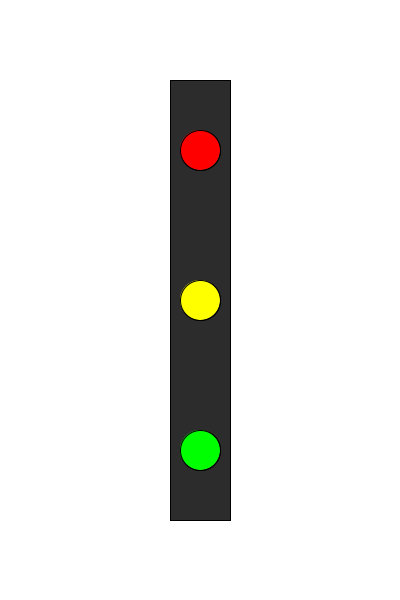
Frame 1 (no input)
Frame 60 (the mouse pressed at the canvas centre just before this capture): identical to frame 1, image omitted
Frame 120 (the mouse held since frame 60 and released just before this capture): identical to frame 1, image omitted

The Processing sketch that drew this single still picture (run headless with seeded random() and noise(); from frame 60 on, the mouse is pressed at the canvas centre):

// Processing sketch: Torsdags_opgave_2_6
// ── Torsdags_opgave_2_6.pde
int red = color(255, 0, 0);
int yellow = color(255, 255, 0);
int green = color(0, 255, 0);
int grey = color(111);


void setup() {
  size(400, 600);
  background (255);
}

void draw() {
  int light1 = red;
  int light2 = yellow;
  int light3 = green;

  rectMode(CENTER);
  fill(44);
  rect (200, 300, 60, 440);
  fill(grey);
  circle (200, 150, 40);
  fill(grey);
  circle (200, 300, 40);
  fill(grey);
  circle (200, 450, 40);

  switch(frameCount%400) {
  case 0:
    fill(light1);
    //circle (200, 150, 40);
    break;
  case 100:
    fill (light1);
    //circle (200, 150, 40);
    fill (light2);
   // circle (200, 300, 40);
    break;
  case 200:
    fill(light3);
    //circle (200, 450, 40);
    break;
  case 300:
    fill(light2);
   // circle (200, 150, 40);
    break;
  }

  fill(light1);
  circle (200, 150, 40);
  fill(light2);
  circle (200, 300, 40);
  fill(light3);
  circle (200, 450, 40);


  /*for (int x = 0; x<4;x++) {
   if (frameCount == 0){
   
   }*/
}
